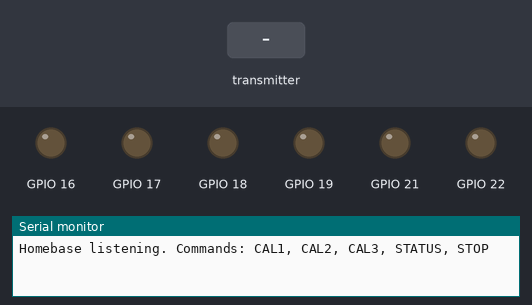
This sketch was run on a simulated ESP32. Parts: output pins drawn as LEDs (lit = HIGH), the last lines printed to the serial monitor. The inputs (shaded band) are chosen by the test bench.

Above: at 1.2 s.
1.3 s: the transmitter starts sending totalPuffs = 0
At 1.9 s:
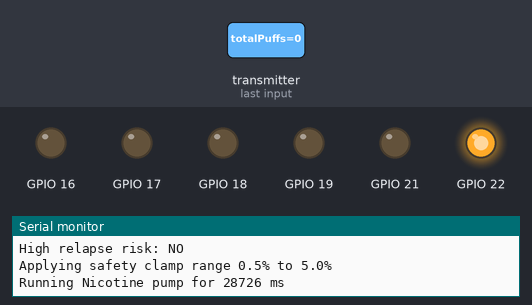
At 30.7 s:
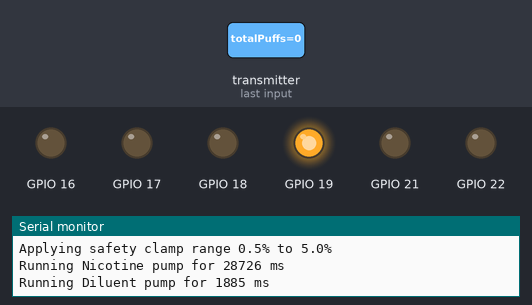
Timing chart, 0 to 33.4 s (numbered marks = the images above; inputs shaded):
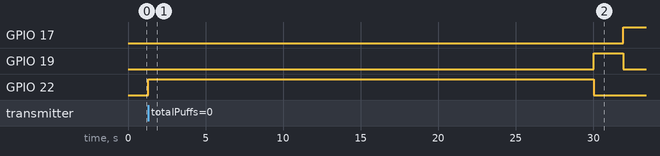

Measured:
- after the input at 1.3 s, GPIO 17: LOW → HIGH after 30.6 s; GPIO 19: LOW → HIGH after 28.7 s, → LOW 1.9 s later; GPIO 22: LOW → HIGH at once, → LOW 28.7 s later

The sketch:

fadex_homebase_updated.ino
```cpp
#include <esp_now.h>
#include <WiFi.h>
#include <math.h>

//the homebase receives the complete session packet that was collected
//on the handheld device
struct SessionData {
  uint32_t totalPuffs;     //# of puffs in the synced session
  float totalDuration;     //total puff duration in seconds
  float surveyScore;       //user self-report score
  uint8_t triggerCode;     //what the user said triggered the craving/use
  uint32_t sessionId;      //UID
};

//short response packet sent back to the handheld for user feedback.
struct SyncAck {
  bool accepted;
  float adaptiveMultiplier;
  float appliedConcentration;
  char scenarioId[4];
};

//one pump driver channel is represented by two control pins and a name
struct PumpChannel {
  int in1;
  int in2;
  const char *name;
};

//pump driver mapping inferred from the homebase schematic
constexpr PumpChannel NICOTINE_PUMP = {22, 21, "Nicotine"};
constexpr PumpChannel DILUENT_PUMP = {19, 18, "Diluent"};
constexpr PumpChannel MIXING_PUMP = {17, 16, "Mixing"};

//calibration and algorithm constants
constexpr float NIC_ML_PER_SEC = 0.98f;
constexpr float DIL_ML_PER_SEC = 0.98f;
constexpr float MAX_CONCENTRATION_PERCENT = 5.0f;
constexpr float MIN_CONCENTRATION_PERCENT = 0.5f;
constexpr float TOTAL_VOLUME_ML = 30.0f;
constexpr float TAPER_STEP_PERCENT = 0.28f;

//setting to 0 if the third pump is not populated yet
constexpr unsigned long MIXING_RUN_MS = 1500;

const char *const TRIGGER_LABELS[] = {
  "None", "Stress", "Social", "Habit",
  "Withdrawal", "Meals", "Driving", "Other"
};

// 4 usage tiers x 4 survey tiers = 16 named scenarios
const char *const SCENARIO_IDS[4][4] = {
  {"G1", "G2", "S1", "S2"},
  {"G3", "G4", "S3", "S4"},
  {"G5", "G6", "S5", "S6"},
  {"G7", "G8", "S7", "S8"}
};

//the homebase keeps track of the most recently applied concentration
float currentConcentration = 5.0f;

//the radio callback should stay short, so new work is dropped into this buffer
//and processed later in the main loop
volatile bool pendingSessionReady = false;
SessionData pendingSession = {};
uint8_t pendingSenderMac[6] = {};
portMUX_TYPE pendingMux = portMUX_INITIALIZER_UNLOCKED;

//turn one pump fully off
void stopPump(const PumpChannel &pump) {
  digitalWrite(pump.in1, LOW);
  digitalWrite(pump.in2, LOW);
}

//emergency helper func to stop every pump at once
void stopAllPumps() {
  stopPump(NICOTINE_PUMP);
  stopPump(DILUENT_PUMP);
  stopPump(MIXING_PUMP);
}

//configure the output pins for a pump channel
void setupPump(const PumpChannel &pump) {
  pinMode(pump.in1, OUTPUT);
  pinMode(pump.in2, OUTPUT);
  stopPump(pump);
}

//run a pump for a fixed amount of time
//in our prototype, time is used as a stand-in for delivered vol
void runPump(const PumpChannel &pump, unsigned long runMs) {
  if (runMs == 0) {
    return;
  }

  Serial.print("Running ");
  Serial.print(pump.name);
  Serial.print(" pump for ");
  Serial.print(runMs);
  Serial.println(" ms");

  digitalWrite(pump.in1, HIGH);
  digitalWrite(pump.in2, LOW);
  delay(runMs);
  stopPump(pump);
}

//register the handheld as a peer before sending a response packet
bool ensurePeerRegistered(const uint8_t *mac) {
  if (esp_now_is_peer_exist(mac)) {
    return true;
  }

  esp_now_peer_info_t peerInfo = {};
  memcpy(peerInfo.peer_addr, mac, 6);
  peerInfo.channel = 0;
  peerInfo.encrypt = false;

  return esp_now_add_peer(&peerInfo) == ESP_OK;
}

//enforcing the safety bounds from the algorithm
//never go below 0.5% and never exceed the 5.0% baseline
float clampDose(float value) {
  if (value < MIN_CONCENTRATION_PERCENT) {
    return MIN_CONCENTRATION_PERCENT;
  }
  if (value > MAX_CONCENTRATION_PERCENT) {
    return MAX_CONCENTRATION_PERCENT;
  }
  return value;
}

//translate total usage duration into one of the four usage tiers
uint8_t classifyUsageTier(float totalDurationSeconds) {
  if (totalDurationSeconds < 240.0f) {
    return 0;
  }
  if (totalDurationSeconds <= 450.0f) {
    return 1;
  }
  if (totalDurationSeconds <= 700.0f) {
    return 2;
  }
  return 3;
}

//convert the usage tier into the multiplier used by the formula
float usageMultiplierForTier(uint8_t tier) {
  switch (tier) {
    case 0: return 0.9f;
    case 1: return 1.0f;
    case 2: return 1.1f;
    default: return 1.3f;
  }
}

//snap the incoming survey score to the nearest valid bucket
//so it maps cleanly into the 4 x 4 scenario matrix
uint8_t classifySurveyTier(float surveyScore) {
  const float surveyValues[4] = {0.5f, 0.0f, -0.5f, -1.0f};
  uint8_t bestIndex = 0;
  float bestDiff = fabsf(surveyScore - surveyValues[0]);

  for (uint8_t i = 1; i < 4; ++i) {
    float diff = fabsf(surveyScore - surveyValues[i]);
    if (diff < bestDiff) {
      bestDiff = diff;
      bestIndex = i;
    }
  }

  return bestIndex;
}

//convert a numeric trigger code back into readable text for logs/debugging
const char *triggerLabel(uint8_t triggerCode) {
  const size_t triggerCount = sizeof(TRIGGER_LABELS) / sizeof(TRIGGER_LABELS[0]);
  if (triggerCode >= triggerCount) {
    return "Unknown";
  }
  return TRIGGER_LABELS[triggerCode];
}

//radio receive callback:
//copy the packet into a shared buf and return quickly
void onDataRecv(const esp_now_recv_info *info, const uint8_t *incomingData, int len) {
  if (len != sizeof(SessionData)) {
    return;
  }

  portENTER_CRITICAL_ISR(&pendingMux);
  if (!pendingSessionReady) {
    memcpy(&pendingSession, incomingData, sizeof(pendingSession));
    memcpy(pendingSenderMac, info->src_addr, 6);
    pendingSessionReady = true;
  }
  portEXIT_CRITICAL_ISR(&pendingMux);
}

//pull one waiting session packet out of the shared buf
bool fetchPendingSession(SessionData &session, uint8_t senderMac[6]) {
  bool hasSession = false;

  portENTER_CRITICAL(&pendingMux);
  if (pendingSessionReady) {
    session = pendingSession;
    memcpy(senderMac, pendingSenderMac, 6);
    pendingSessionReady = false;
    hasSession = true;
  }
  portEXIT_CRITICAL(&pendingMux);

  return hasSession;
}

//send a short summary back to the handheld for user-facing feedback
void sendAck(const uint8_t *destinationMac, float adaptiveMultiplier, float appliedConcentration, const char *scenarioId) {
  if (!ensurePeerRegistered(destinationMac)) {
    Serial.println("Failed to register handheld peer for ACK.");
    return;
  }

  SyncAck ack = {};
  ack.accepted = true;
  ack.adaptiveMultiplier = adaptiveMultiplier;
  ack.appliedConcentration = appliedConcentration;
  snprintf(ack.scenarioId, sizeof(ack.scenarioId), "%s", scenarioId);

  esp_now_send(destinationMac, reinterpret_cast<uint8_t *>(&ack), sizeof(ack));
}

//print the whole decision process to serial monitor for demos and debugging
void printSessionSummary(
  const SessionData &data,
  const char *scenarioId,
  float mu,
  float adaptiveMultiplier,
  float preliminaryConcentration,
  float clampedConcentration,
  bool highRelapseRisk
) {
  Serial.println("\n--- FADEX SESSION ---");
  Serial.print("Session ID: ");
  Serial.println(data.sessionId);
  Serial.print("Puffs: ");
  Serial.println(data.totalPuffs);
  Serial.print("Duration (s): ");
  Serial.println(data.totalDuration, 1);
  Serial.print("Survey score: ");
  Serial.println(data.surveyScore, 2);
  Serial.print("Trigger: ");
  Serial.println(triggerLabel(data.triggerCode));
  Serial.print("Mu: ");
  Serial.println(mu, 2);
  Serial.print("Scenario: ");
  Serial.println(scenarioId);
  Serial.print("A: ");
  Serial.println(adaptiveMultiplier, 2);
  Serial.print("Preliminary C_next (%): ");
  Serial.println(preliminaryConcentration, 2);
  Serial.print("Clamped C_next (%): ");
  Serial.println(clampedConcentration, 2);
  Serial.print("High relapse risk: ");
  Serial.println(highRelapseRisk ? "YES" : "NO");
}

// Core algorithm:
// 1. Determine usage tier from duration
// 2. Determine survey tier from self-report
// 3. Pick one of 16 scenario IDs
// 4. Compute the adaptive multiplier A
// 5. Compute a preliminary next concentration
// 6. Clamp the concentration to the safe range
// 7. Convert the result into pump run times and execute the pumps
void processSession(const SessionData &data, const uint8_t senderMac[6]) {
  const uint8_t usageTier = classifyUsageTier(data.totalDuration);
  const float mu = usageMultiplierForTier(usageTier);
  const uint8_t surveyTier = classifySurveyTier(data.surveyScore);
  const char *scenarioId = SCENARIO_IDS[usageTier][surveyTier];

  const float adaptiveMultiplier = 1.0f + data.surveyScore + (1.0f - mu);
  const float preliminaryConcentration = currentConcentration - (TAPER_STEP_PERCENT * adaptiveMultiplier);
  const float clampedConcentration = clampDose(preliminaryConcentration);

  //convert the final concentration target into actual liquid volumes
  const float nicotineVolumeMl = (clampedConcentration / MAX_CONCENTRATION_PERCENT) * TOTAL_VOLUME_ML;
  const float diluentVolumeMl = TOTAL_VOLUME_ML - nicotineVolumeMl;

  //convert volume targets into pump run times using the calibrated flow rates
  const unsigned long nicotineRunMs = static_cast<unsigned long>((nicotineVolumeMl / NIC_ML_PER_SEC) * 1000.0f);
  const unsigned long diluentRunMs = static_cast<unsigned long>((diluentVolumeMl / DIL_ML_PER_SEC) * 1000.0f);

  //simple first-pass flag for the app/support layer
  const bool highRelapseRisk =
    (surveyTier >= 2 && usageTier >= 2) ||
    (clampedConcentration > currentConcentration);

  printSessionSummary(
    data,
    scenarioId,
    mu,
    adaptiveMultiplier,
    preliminaryConcentration,
    clampedConcentration,
    highRelapseRisk
  );

  Serial.println("Applying safety clamp range 0.5% to 5.0%");

  //stage 4 hardware execution:
  //physically mix the nicotine and diluent needed for the next treatment cycle
  runPump(NICOTINE_PUMP, nicotineRunMs);
  runPump(DILUENT_PUMP, diluentRunMs);

  if (MIXING_RUN_MS > 0) {
    runPump(MIXING_PUMP, MIXING_RUN_MS);
  }

  //once mixing is done, this becomes the new current baseline
  currentConcentration = clampedConcentration;
  sendAck(senderMac, adaptiveMultiplier, currentConcentration, scenarioId);
}

//calibration command:
//run one pump for 30 seconds so you can measure actual output and update
//the mL/sec constants above
void runCalibrationCommand(const PumpChannel &pump) {
  Serial.print("Calibrating ");
  Serial.print(pump.name);
  Serial.println(" pump for 30 seconds...");
  runPump(pump, 30000);
  Serial.println("Measure output volume and update *_ML_PER_SEC.");
}

//small set of manual commands for debugging and calibration
void handleSerialCommands() {
  if (Serial.available() <= 0) {
    return;
  }

  String cmd = Serial.readStringUntil('\n');
  cmd.trim();
  cmd.toUpperCase();

  if (cmd == "CAL1") {
    runCalibrationCommand(NICOTINE_PUMP);
  } else if (cmd == "CAL2") {
    runCalibrationCommand(DILUENT_PUMP);
  } else if (cmd == "CAL3") {
    runCalibrationCommand(MIXING_PUMP);
  } else if (cmd == "STATUS") {
    Serial.print("Current concentration (%): ");
    Serial.println(currentConcentration, 2);
  } else if (cmd == "STOP") {
    stopAllPumps();
    Serial.println("All pumps stopped.");
  } else {
    Serial.println("Commands: CAL1, CAL2, CAL3, STATUS, STOP");
  }
}

//standard arduino setup:
//init the pumps, the Wi-Fi radio, and ESP-NOW.
void setup() {
  Serial.begin(115200);
  WiFi.mode(WIFI_STA);

  setupPump(NICOTINE_PUMP);
  setupPump(DILUENT_PUMP);
  setupPump(MIXING_PUMP);

  if (esp_now_init() != ESP_OK) {
    Serial.println("ESP-NOW init failed.");
    return;
  }

  esp_now_register_recv_cb(onDataRecv);
  Serial.println("Homebase listening. Commands: CAL1, CAL2, CAL3, STATUS, STOP");
}

// main loop:
//handle manual commands, then process any newly received session packet
void loop() {
  handleSerialCommands();

  SessionData session = {};
  uint8_t senderMac[6] = {};
  if (fetchPendingSession(session, senderMac)) {
    processSession(session, senderMac);
  }
}
```
